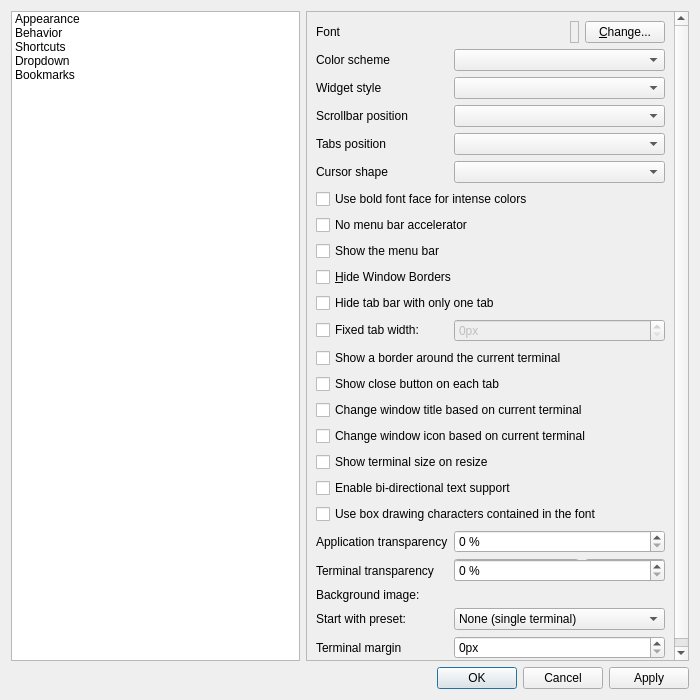
<?xml version="1.0" encoding="UTF-8"?>
<ui version="4.0">
 <class>PropertiesDialog</class>
 <widget class="QDialog" name="PropertiesDialog">
  <property name="geometry">
   <rect>
    <x>0</x>
    <y>0</y>
    <width>700</width>
    <height>700</height>
   </rect>
  </property>
  <property name="windowTitle">
   <string>Terminal settings</string>
  </property>
  <layout class="QGridLayout" name="gridLayout">
   <item row="0" column="0">
    <widget class="QListWidget" name="listWidget">
     <item>
      <property name="text">
       <string>Appearance</string>
      </property>
      <property name="icon">
       <iconset theme="preferences-desktop-theme">
        <normaloff>.</normaloff>.</iconset>
      </property>
     </item>
     <item>
      <property name="text">
       <string>Behavior</string>
      </property>
      <property name="icon">
       <iconset theme="preferences-system">
        <normaloff>.</normaloff>.</iconset>
      </property>
     </item>
     <item>
      <property name="text">
       <string>Shortcuts</string>
      </property>
      <property name="icon">
       <iconset theme="preferences-desktop-keyboard">
        <normaloff>.</normaloff>.</iconset>
      </property>
     </item>
     <item>
      <property name="text">
       <string>Dropdown</string>
      </property>
      <property name="icon">
       <iconset theme="utilities-terminal">
        <normaloff>.</normaloff>.</iconset>
      </property>
     </item>
     <item>
      <property name="text">
       <string>Bookmarks</string>
      </property>
      <property name="icon">
       <iconset theme="bookmark-new">
        <normaloff>.</normaloff>.</iconset>
      </property>
     </item>
    </widget>
   </item>
   <item row="0" column="1">
    <widget class="QStackedWidget" name="stackedWidget">
     <property name="frameShape">
      <enum>QFrame::StyledPanel</enum>
     </property>
     <property name="currentIndex">
      <number>0</number>
     </property>
     <widget class="QWidget" name="appearancePage">
      <layout class="QVBoxLayout" name="verticalLayout_4">
       <property name="spacing">
        <number>0</number>
       </property>
       <property name="leftMargin">
        <number>0</number>
       </property>
       <property name="topMargin">
        <number>0</number>
       </property>
       <property name="rightMargin">
        <number>0</number>
       </property>
       <property name="bottomMargin">
        <number>0</number>
       </property>
       <item>
        <widget class="QScrollArea" name="scrollArea">
         <property name="frameShape">
          <enum>QFrame::NoFrame</enum>
         </property>
         <property name="widgetResizable">
          <bool>true</bool>
         </property>
         <widget class="QWidget" name="scrollAreaWidgetContents">
          <property name="geometry">
           <rect>
            <x>0</x>
            <y>0</y>
            <width>460</width>
            <height>899</height>
           </rect>
          </property>
          <layout class="QGridLayout" name="gridLayout_3">
           <item row="20" column="1">
            <widget class="QSpinBox" name="appTransparencyBox">
             <property name="suffix">
              <string> %</string>
             </property>
             <property name="minimum">
              <number>0</number>
             </property>
             <property name="maximum">
              <number>99</number>
             </property>
             <property name="value">
              <number>0</number>
             </property>
            </widget>
           </item>
           <item row="0" column="0" rowspan="2" colspan="2">
            <widget class="QWidget" name="fontWidget" native="true">
             <layout class="QHBoxLayout" name="horizontalLayout_2">
              <property name="leftMargin">
               <number>0</number>
              </property>
              <property name="topMargin">
               <number>0</number>
              </property>
              <property name="rightMargin">
               <number>0</number>
              </property>
              <property name="bottomMargin">
               <number>0</number>
              </property>
              <item>
               <widget class="QLabel" name="fontLabel">
                <property name="text">
                 <string>Font</string>
                </property>
                <property name="buddy">
                 <cstring>changeFontButton</cstring>
                </property>
               </widget>
              </item>
              <item>
               <spacer name="fontSpacer">
                <property name="orientation">
                 <enum>Qt::Horizontal</enum>
                </property>
                <property name="sizeHint" stdset="0">
                 <size>
                  <width>40</width>
                  <height>20</height>
                 </size>
                </property>
               </spacer>
              </item>
              <item>
               <widget class="QLabel" name="fontSampleLabel">
                <property name="frameShape">
                 <enum>QFrame::StyledPanel</enum>
                </property>
                <property name="text">
                 <string/>
                </property>
                <property name="wordWrap">
                 <bool>false</bool>
                </property>
               </widget>
              </item>
              <item>
               <widget class="QPushButton" name="changeFontButton">
                <property name="text">
                 <string>&amp;Change...</string>
                </property>
               </widget>
              </item>
             </layout>
            </widget>
           </item>
           <item row="9" column="0" colspan="2">
            <widget class="QCheckBox" name="showMenuCheckBox">
             <property name="text">
              <string>Show the menu bar</string>
             </property>
            </widget>
           </item>
           <item row="2" column="1">
            <widget class="QComboBox" name="colorSchemaCombo"/>
           </item>
           <item row="23" column="0">
            <widget class="QLabel" name="label_9">
             <property name="text">
              <string>Start with preset:</string>
             </property>
             <property name="buddy">
              <cstring>terminalPresetComboBox</cstring>
             </property>
            </widget>
           </item>
           <item row="23" column="1">
            <widget class="QComboBox" name="terminalPresetComboBox">
             <item>
              <property name="text">
               <string>None (single terminal)</string>
              </property>
             </item>
             <item>
              <property name="text">
               <string>2 terminals horizontally</string>
              </property>
             </item>
             <item>
              <property name="text">
               <string>2 terminals vertically</string>
              </property>
             </item>
             <item>
              <property name="text">
               <string>4 terminals</string>
              </property>
             </item>
            </widget>
           </item>
           <item row="3" column="0">
            <widget class="QLabel" name="label_6">
             <property name="text">
              <string>Widget style</string>
             </property>
             <property name="buddy">
              <cstring>styleComboBox</cstring>
             </property>
            </widget>
           </item>
           <item row="24" column="0">
            <widget class="QLabel" name="label_15">
             <property name="text">
              <string>Terminal margin</string>
             </property>
             <property name="buddy">
              <cstring>terminalMarginSpinBox</cstring>
             </property>
            </widget>
           </item>
           <item row="11" column="0" colspan="2">
            <widget class="QCheckBox" name="hideTabBarCheckBox">
             <property name="text">
              <string>Hide tab bar with only one tab</string>
             </property>
            </widget>
           </item>
           <item row="22" column="0">
            <widget class="QLabel" name="label_13">
             <property name="text">
              <string>Background image:</string>
             </property>
            </widget>
           </item>
           <item row="4" column="1">
            <widget class="QComboBox" name="scrollBarPos_comboBox"/>
           </item>
           <item row="2" column="0">
            <widget class="QLabel" name="label_5">
             <property name="text">
              <string>Color scheme</string>
             </property>
             <property name="buddy">
              <cstring>colorSchemaCombo</cstring>
             </property>
            </widget>
           </item>
           <item row="21" column="1">
            <layout class="QHBoxLayout" name="horizontalLayout_3">
             <item>
              <widget class="QLineEdit" name="backgroundImageLineEdit"/>
             </item>
             <item>
              <widget class="QPushButton" name="chooseBackgroundImageButton">
               <property name="text">
                <string>Select</string>
               </property>
              </widget>
             </item>
            </layout>
           </item>
           <item row="6" column="0">
            <widget class="QLabel" name="label_12">
             <property name="text">
              <string>Cursor shape</string>
             </property>
             <property name="buddy">
              <cstring>keybCursorShape_comboBox</cstring>
             </property>
            </widget>
           </item>
           <item row="5" column="1">
            <widget class="QComboBox" name="tabsPos_comboBox"/>
           </item>
           <item row="25" column="0" colspan="2">
            <spacer name="verticalSpacer_3">
             <property name="orientation">
              <enum>Qt::Vertical</enum>
             </property>
             <property name="sizeHint" stdset="0">
              <size>
               <width>20</width>
               <height>0</height>
              </size>
             </property>
            </spacer>
           </item>
           <item row="14" column="0" colspan="2">
            <widget class="QCheckBox" name="closeTabButtonCheckBox">
             <property name="text">
              <string>Show close button on each tab</string>
             </property>
             <property name="checked">
              <bool>false</bool>
             </property>
            </widget>
           </item>
           <item row="4" column="0">
            <widget class="QLabel" name="label_7">
             <property name="text">
              <string>Scrollbar position</string>
             </property>
             <property name="buddy">
              <cstring>scrollBarPos_comboBox</cstring>
             </property>
            </widget>
           </item>
           <item row="21" column="0">
            <widget class="QLabel" name="label">
             <property name="text">
              <string>Terminal transparency</string>
             </property>
             <property name="buddy">
              <cstring>termTransparencyBox</cstring>
             </property>
            </widget>
           </item>
           <item row="6" column="1">
            <widget class="QComboBox" name="keybCursorShape_comboBox"/>
           </item>
           <item row="20" column="0">
            <widget class="QLabel" name="label_4">
             <property name="text">
              <string>Application transparency</string>
             </property>
             <property name="buddy">
              <cstring>appTransparencyBox</cstring>
             </property>
            </widget>
           </item>
           <item row="13" column="0" colspan="2">
            <widget class="QCheckBox" name="highlightCurrentCheckBox">
             <property name="text">
              <string>Show a border around the current terminal</string>
             </property>
            </widget>
           </item>
           <item row="24" column="1">
            <widget class="QSpinBox" name="terminalMarginSpinBox">
             <property name="suffix">
              <string>px</string>
             </property>
            </widget>
           </item>
           <item row="18" column="0" colspan="2">
            <widget class="QCheckBox" name="enabledBidiSupportCheckBox">
             <property name="text">
              <string>Enable bi-directional text support</string>
             </property>
            </widget>
           </item>
           <item row="21" column="1">
            <widget class="QSpinBox" name="termTransparencyBox">
             <property name="suffix">
              <string> %</string>
             </property>
             <property name="minimum">
              <number>0</number>
             </property>
             <property name="maximum">
              <number>100</number>
             </property>
             <property name="value">
              <number>0</number>
             </property>
            </widget>
           </item>
           <item row="12" column="1">
            <widget class="QSpinBox" name="fixedTabWidthSpinBox">
             <property name="enabled">
              <bool>false</bool>
             </property>
             <property name="suffix">
              <string>px</string>
             </property>
             <property name="maximum">
              <number>1000</number>
             </property>
            </widget>
           </item>
           <item row="5" column="0">
            <widget class="QLabel" name="label_8">
             <property name="text">
              <string>Tabs position</string>
             </property>
             <property name="buddy">
              <cstring>tabsPos_comboBox</cstring>
             </property>
            </widget>
           </item>
           <item row="15" column="0" colspan="2">
            <widget class="QCheckBox" name="changeWindowTitleCheckBox">
             <property name="text">
              <string>Change window title based on current terminal</string>
             </property>
            </widget>
           </item>
           <item row="12" column="0">
            <widget class="QCheckBox" name="fixedTabWidthCheckBox">
             <property name="text">
              <string>Fixed tab width:</string>
             </property>
            </widget>
           </item>
           <item row="3" column="1">
            <widget class="QComboBox" name="styleComboBox"/>
           </item>
           <item row="16" column="0" colspan="2">
            <widget class="QCheckBox" name="changeWindowIconCheckBox">
             <property name="text">
              <string>Change window icon based on current terminal</string>
             </property>
            </widget>
           </item>
           <item row="17" column="0" colspan="2">
            <widget class="QCheckBox" name="showTerminalSizeHintCheckBox">
             <property name="text">
              <string>Show terminal size on resize</string>
             </property>
            </widget>
           </item>
           <item row="19" column="0" colspan="2">
            <widget class="QCheckBox" name="useFontBoxDrawingCharsCheckBox">
             <property name="toolTip">
              <string>Specify whether box drawing characters should be drawn by QTerminal internally or left to underlying font rendering libraries.</string>
             </property>
             <property name="text">
              <string>Use box drawing characters contained in the font</string>
             </property>
            </widget>
           </item>
           <item row="8" column="0" colspan="2">
            <widget class="QCheckBox" name="menuAccelCheckBox">
             <property name="toolTip">
              <string>Accelerators are activated by Alt and can interfere with the terminal.</string>
             </property>
             <property name="text">
              <string>No menu bar accelerator</string>
             </property>
            </widget>
           </item>
           <item row="7" column="0" colspan="2">
            <widget class="QCheckBox" name="boldIntenseCheckBox">
             <property name="toolTip">
              <string>Toggles usage of bold font face for rendering intense colors</string>
             </property>
             <property name="text">
              <string>Use bold font face for intense colors</string>
             </property>
            </widget>
           </item>
           <item row="10" column="0" colspan="2">
            <widget class="QCheckBox" name="borderlessCheckBox">
             <property name="text">
              <string>&amp;Hide Window Borders</string>
             </property>
            </widget>
           </item>
          </layout>
         </widget>
        </widget>
       </item>
      </layout>
     </widget>
     <widget class="QWidget" name="behaviorPage">
      <layout class="QVBoxLayout" name="verticalLayout_5">
       <property name="spacing">
        <number>0</number>
       </property>
       <property name="leftMargin">
        <number>0</number>
       </property>
       <property name="topMargin">
        <number>0</number>
       </property>
       <property name="rightMargin">
        <number>0</number>
       </property>
       <property name="bottomMargin">
        <number>0</number>
       </property>
       <item>
        <widget class="QScrollArea" name="scrollArea1">
         <property name="frameShape">
          <enum>QFrame::NoFrame</enum>
         </property>
         <property name="widgetResizable">
          <bool>true</bool>
         </property>
         <widget class="QWidget" name="scrollAreaWidgetContents1">
          <property name="geometry">
           <rect>
            <x>0</x>
            <y>0</y>
            <width>505</width>
            <height>769</height>
           </rect>
          </property>
          <layout class="QGridLayout" name="gridLayout_5">
           <item row="2" column="0">
            <spacer name="verticalSpacer_2">
             <property name="orientation">
              <enum>Qt::Vertical</enum>
             </property>
             <property name="sizeHint" stdset="0">
              <size>
               <width>20</width>
               <height>57</height>
              </size>
             </property>
            </spacer>
           </item>
           <item row="1" column="0">
            <widget class="QGroupBox" name="groupBox_4">
             <property name="title">
              <string>Emulation</string>
             </property>
             <layout class="QGridLayout" name="gridLayout_6">
              <item row="0" column="0">
               <widget class="QComboBox" name="emulationComboBox"/>
              </item>
              <item row="1" column="0">
               <widget class="QLabel" name="label_2">
                <property name="text">
                 <string>&lt;html&gt;&lt;head/&gt;&lt;body&gt;&lt;p&gt;Which behavior to emulate. Note that this does not have to match your operating system.&lt;/p&gt;&lt;p&gt;If you are not sure, use the &lt;span style=&quot; font-weight:600;&quot;&gt;default&lt;/span&gt; emulation.&lt;/p&gt;&lt;/body&gt;&lt;/html&gt;</string>
                </property>
                <property name="textFormat">
                 <enum>Qt::RichText</enum>
                </property>
                <property name="wordWrap">
                 <bool>true</bool>
                </property>
               </widget>
              </item>
             </layout>
            </widget>
           </item>
           <item row="0" column="0">
            <widget class="QGroupBox" name="groupBox_2">
             <property name="title">
              <string>Behavior</string>
             </property>
             <layout class="QGridLayout" name="gridLayout_2">
              <item row="13" column="0">
               <widget class="QLabel" name="label_17">
                <property name="toolTip">
                 <string>This command will be run with an argument containing the file name of a tempfile containing the scrollback history</string>
                </property>
                <property name="text">
                 <string>Handle history command</string>
                </property>
               </widget>
              </item>
              <item row="9" column="0" colspan="2">
               <layout class="QHBoxLayout" name="horizontalLayout_4">
                <property name="spacing">
                 <number>5</number>
                </property>
                <item>
                 <widget class="QLabel" name="fixedSizeLabel">
                  <property name="text">
                   <string>Start with this size:</string>
                  </property>
                 </widget>
                </item>
                <item>
                 <widget class="QSpinBox" name="fixedWithSpinBox">
                  <property name="suffix">
                   <string> px</string>
                  </property>
                 </widget>
                </item>
                <item>
                 <widget class="QLabel" name="xLabel">
                  <property name="text">
                   <string notr="true">×</string>
                  </property>
                 </widget>
                </item>
                <item>
                 <widget class="QSpinBox" name="fixedHeightSpinBox">
                  <property name="suffix">
                   <string> px</string>
                  </property>
                 </widget>
                </item>
                <item>
                 <widget class="QPushButton" name="getCurrentSizeButton">
                  <property name="text">
                   <string>Get current size</string>
                  </property>
                 </widget>
                </item>
                <item>
                 <spacer name="horizontalSpacer">
                  <property name="orientation">
                   <enum>Qt::Horizontal</enum>
                  </property>
                  <property name="sizeType">
                   <enum>QSizePolicy::MinimumExpanding</enum>
                  </property>
                  <property name="sizeHint" stdset="0">
                   <size>
                    <width>5</width>
                    <height>5</height>
                   </size>
                  </property>
                 </spacer>
                </item>
               </layout>
              </item>
              <item row="12" column="1">
               <widget class="QComboBox" name="termComboBox">
                <property name="sizePolicy">
                 <sizepolicy hsizetype="Expanding" vsizetype="Fixed">
                  <horstretch>0</horstretch>
                  <verstretch>0</verstretch>
                 </sizepolicy>
                </property>
                <property name="editable">
                 <bool>true</bool>
                </property>
                <property name="currentIndex">
                 <number>1</number>
                </property>
                <item>
                 <property name="text">
                  <string notr="true">xterm</string>
                 </property>
                </item>
                <item>
                 <property name="text">
                  <string notr="true">xterm-256color</string>
                 </property>
                </item>
               </widget>
              </item>
              <item row="2" column="0">
               <widget class="QLabel" name="label_3">
                <property name="text">
                 <string>Action after paste</string>
                </property>
                <property name="buddy">
                 <cstring>motionAfterPasting_comboBox</cstring>
                </property>
               </widget>
              </item>
              <item row="2" column="1">
               <widget class="QComboBox" name="motionAfterPasting_comboBox"/>
              </item>
              <item row="10" column="0" colspan="2">
               <widget class="QCheckBox" name="useCwdCheckBox">
                <property name="text">
                 <string>Open new terminals in current working directory</string>
                </property>
               </widget>
              </item>
              <item row="11" column="0" colspan="2">
               <widget class="QCheckBox" name="openNewTabRightToActiveTabCheckBox">
                <property name="toolTip">
                 <string>If unchecked the new tab will be opened as the rightmost tab</string>
                </property>
                <property name="text">
                 <string>Open new tab to the right of the active tab</string>
                </property>
               </widget>
              </item>
              <item row="12" column="0">
               <widget class="QLabel" name="label_14">
                <property name="text">
                 <string>Default $TERM</string>
                </property>
               </widget>
              </item>
              <item row="3" column="0" colspan="2">
               <widget class="QCheckBox" name="confirmMultilinePasteCheckBox">
                <property name="text">
                 <string>Confirm multiline paste</string>
                </property>
               </widget>
              </item>
              <item row="8" column="0" colspan="2">
               <widget class="QCheckBox" name="saveSizeOnExitCheckBox">
                <property name="text">
                 <string>Save Size when closing</string>
                </property>
               </widget>
              </item>
              <item row="5" column="0" colspan="2">
               <widget class="QCheckBox" name="closeTabOnMiddleClickCheckBox">
                <property name="text">
                 <string>Close tab on middle-click</string>
                </property>
                <property name="checked">
                 <bool>true</bool>
                </property>
               </widget>
              </item>
              <item row="6" column="0" colspan="2">
               <widget class="QCheckBox" name="askOnExitCheckBox">
                <property name="text">
                 <string>Ask for confirmation when closing</string>
                </property>
               </widget>
              </item>
              <item row="13" column="1">
               <widget class="QLineEdit" name="handleHistoryLineEdit"/>
              </item>
              <item row="0" column="0">
               <widget class="QRadioButton" name="historyLimited">
                <property name="text">
                 <string>History size (in lines)</string>
                </property>
               </widget>
              </item>
              <item row="4" column="0" colspan="2">
               <widget class="QCheckBox" name="trimPastedTrailingNewlinesCheckBox">
                <property name="text">
                 <string>Trim trailing newlines in pasted text</string>
                </property>
               </widget>
              </item>
              <item row="7" column="0" colspan="2">
               <widget class="QCheckBox" name="savePosOnExitCheckBox">
                <property name="text">
                 <string>Save Position when closing</string>
                </property>
               </widget>
              </item>
              <item row="0" column="1">
               <widget class="QSpinBox" name="historyLimitedTo">
                <property name="minimum">
                 <number>100</number>
                </property>
                <property name="maximum">
                 <number>1000000</number>
                </property>
                <property name="value">
                 <number>1000</number>
                </property>
               </widget>
              </item>
              <item row="1" column="0" colspan="2">
               <widget class="QRadioButton" name="historyUnlimited">
                <property name="text">
                 <string>Unlimited history</string>
                </property>
               </widget>
              </item>
             </layout>
            </widget>
           </item>
          </layout>
         </widget>
        </widget>
       </item>
      </layout>
     </widget>
     <widget class="QWidget" name="shortcutsPage">
      <layout class="QVBoxLayout" name="verticalLayout">
       <item>
        <widget class="QTableWidget" name="shortcutsWidget">
         <property name="toolTip">
          <string>To edit a Shortcut:
1. Double-click its Key
2. Press the desired combination and release it
3. Click on a Shortcut or press Enter

To remove/disable a Shortcut, at point 2 press only a modifier (like Shift)</string>
         </property>
         <property name="alternatingRowColors">
          <bool>true</bool>
         </property>
         <property name="verticalScrollMode">
          <enum>QAbstractItemView::ScrollPerPixel</enum>
         </property>
         <property name="horizontalScrollMode">
          <enum>QAbstractItemView::ScrollPerPixel</enum>
         </property>
         <property name="sortingEnabled">
          <bool>true</bool>
         </property>
         <attribute name="horizontalHeaderDefaultSectionSize">
          <number>105</number>
         </attribute>
         <attribute name="horizontalHeaderStretchLastSection">
          <bool>true</bool>
         </attribute>
         <attribute name="verticalHeaderVisible">
          <bool>false</bool>
         </attribute>
         <column>
          <property name="text">
           <string>Shortcut</string>
          </property>
         </column>
         <column>
          <property name="text">
           <string>Key</string>
          </property>
         </column>
        </widget>
       </item>
      </layout>
     </widget>
     <widget class="QWidget" name="dropdownPage">
      <layout class="QVBoxLayout" name="verticalLayout_3">
       <item>
        <widget class="QCheckBox" name="dropShowOnStartCheckBox">
         <property name="text">
          <string>Show on start</string>
         </property>
        </widget>
       </item>
       <item>
        <widget class="QGroupBox" name="groupBox_3">
         <property name="title">
          <string>Size</string>
         </property>
         <layout class="QVBoxLayout" name="verticalLayout_2">
          <item>
           <layout class="QFormLayout" name="formLayout">
            <property name="fieldGrowthPolicy">
             <enum>QFormLayout::ExpandingFieldsGrow</enum>
            </property>
            <item row="0" column="0">
             <widget class="QLabel" name="dropHeightLabel">
              <property name="text">
               <string>Height</string>
              </property>
              <property name="buddy">
               <cstring>dropHeightSpinBox</cstring>
              </property>
             </widget>
            </item>
            <item row="0" column="1">
             <widget class="QSpinBox" name="dropHeightSpinBox">
              <property name="suffix">
               <string>%</string>
              </property>
             </widget>
            </item>
            <item row="1" column="0">
             <widget class="QLabel" name="dropWidthLabel">
              <property name="text">
               <string>Width</string>
              </property>
              <property name="buddy">
               <cstring>dropWidthSpinBox</cstring>
              </property>
             </widget>
            </item>
            <item row="1" column="1">
             <widget class="QSpinBox" name="dropWidthSpinBox">
              <property name="suffix">
               <string>%</string>
              </property>
             </widget>
            </item>
           </layout>
          </item>
         </layout>
        </widget>
       </item>
       <item>
        <layout class="QFormLayout" name="formLayout_2">
         <item row="0" column="0">
          <widget class="QLabel" name="dropShortCutLabel">
           <property name="text">
            <string>Shortcut:</string>
           </property>
           <property name="buddy">
            <cstring>dropShortCutEdit</cstring>
           </property>
          </widget>
         </item>
         <item row="0" column="1">
          <widget class="QLineEdit" name="dropShortCutEdit"/>
         </item>
        </layout>
       </item>
       <item>
        <spacer name="verticalSpacer_5">
         <property name="orientation">
          <enum>Qt::Vertical</enum>
         </property>
         <property name="sizeHint" stdset="0">
          <size>
           <width>20</width>
           <height>78</height>
          </size>
         </property>
        </spacer>
       </item>
      </layout>
     </widget>
     <widget class="QWidget" name="bookmarksPage">
      <layout class="QGridLayout" name="gridLayout_9">
       <item row="3" column="0">
        <widget class="QGroupBox" name="groupBox_5">
         <property name="title">
          <string>Edit bookmark file contents</string>
         </property>
         <layout class="QGridLayout" name="gridLayout_10">
          <item row="0" column="0">
           <widget class="QPlainTextEdit" name="bookmarkPlainEdit">
            <property name="font">
             <font>
              <family>Bera Sans Mono [bitstream]</family>
              <pointsize>11</pointsize>
             </font>
            </property>
            <property name="lineWrapMode">
             <enum>QPlainTextEdit::NoWrap</enum>
            </property>
           </widget>
          </item>
         </layout>
        </widget>
       </item>
       <item row="0" column="0">
        <widget class="QCheckBox" name="useBookmarksCheckBox">
         <property name="text">
          <string>Enable bookmarks</string>
         </property>
        </widget>
       </item>
       <item row="1" column="0">
        <layout class="QHBoxLayout" name="horizontalLayout">
         <item>
          <widget class="QLabel" name="label_10">
           <property name="text">
            <string>Bookmark file</string>
           </property>
           <property name="buddy">
            <cstring>bookmarksLineEdit</cstring>
           </property>
          </widget>
         </item>
         <item>
          <widget class="QLineEdit" name="bookmarksLineEdit"/>
         </item>
         <item>
          <widget class="QPushButton" name="bookmarksButton">
           <property name="text">
            <string>Find...</string>
           </property>
          </widget>
         </item>
        </layout>
       </item>
       <item row="2" column="0">
        <widget class="QLabel" name="label_11">
         <property name="text">
          <string>You can specify your own bookmarks file location. It allows easy bookmark sharing with tools like OwnCloud or Dropbox.</string>
         </property>
         <property name="wordWrap">
          <bool>true</bool>
         </property>
        </widget>
       </item>
      </layout>
     </widget>
    </widget>
   </item>
   <item row="1" column="0" colspan="2">
    <layout class="QHBoxLayout" name="horizontalLayout_7">
     <item>
      <layout class="QHBoxLayout" name="horizontalLayout_6">
       <item>
        <spacer name="horizontalSpacer_2">
         <property name="orientation">
          <enum>Qt::Horizontal</enum>
         </property>
         <property name="sizeHint" stdset="0">
          <size>
           <width>40</width>
           <height>20</height>
          </size>
         </property>
        </spacer>
       </item>
       <item>
        <spacer name="horizontalSpacer_3">
         <property name="orientation">
          <enum>Qt::Horizontal</enum>
         </property>
         <property name="sizeHint" stdset="0">
          <size>
           <width>40</width>
           <height>20</height>
          </size>
         </property>
        </spacer>
       </item>
       <item>
        <spacer name="horizontalSpacer_4">
         <property name="orientation">
          <enum>Qt::Horizontal</enum>
         </property>
         <property name="sizeHint" stdset="0">
          <size>
           <width>40</width>
           <height>20</height>
          </size>
         </property>
        </spacer>
       </item>
       <item>
        <spacer name="horizontalSpacer_5">
         <property name="orientation">
          <enum>Qt::Horizontal</enum>
         </property>
         <property name="sizeHint" stdset="0">
          <size>
           <width>40</width>
           <height>20</height>
          </size>
         </property>
        </spacer>
       </item>
      </layout>
     </item>
     <item>
      <spacer name="horizontalSpacer_6">
       <property name="orientation">
        <enum>Qt::Horizontal</enum>
       </property>
       <property name="sizeHint" stdset="0">
        <size>
         <width>40</width>
         <height>20</height>
        </size>
       </property>
      </spacer>
     </item>
     <item>
      <layout class="QHBoxLayout" name="horizontalLayout_5">
       <item>
        <widget class="QDialogButtonBox" name="buttonBox_1">
         <property name="orientation">
          <enum>Qt::Horizontal</enum>
         </property>
         <property name="standardButtons">
          <set>QDialogButtonBox::Ok</set>
         </property>
        </widget>
       </item>
       <item>
        <widget class="QDialogButtonBox" name="buttonBox_2">
         <property name="orientation">
          <enum>Qt::Horizontal</enum>
         </property>
         <property name="standardButtons">
          <set>QDialogButtonBox::Cancel</set>
         </property>
        </widget>
       </item>
       <item>
        <widget class="QDialogButtonBox" name="buttonBox_3">
         <property name="orientation">
          <enum>Qt::Horizontal</enum>
         </property>
         <property name="standardButtons">
          <set>QDialogButtonBox::Apply</set>
         </property>
        </widget>
       </item>
      </layout>
     </item>
    </layout>
   </item>
  </layout>
 </widget>
 <tabstops>
  <tabstop>listWidget</tabstop>
  <tabstop>changeFontButton</tabstop>
  <tabstop>colorSchemaCombo</tabstop>
  <tabstop>styleComboBox</tabstop>
  <tabstop>scrollBarPos_comboBox</tabstop>
  <tabstop>tabsPos_comboBox</tabstop>
  <tabstop>keybCursorShape_comboBox</tabstop>
  <tabstop>showMenuCheckBox</tabstop>
  <tabstop>hideTabBarCheckBox</tabstop>
  <tabstop>highlightCurrentCheckBox</tabstop>
  <tabstop>changeWindowTitleCheckBox</tabstop>
  <tabstop>changeWindowIconCheckBox</tabstop>
  <tabstop>enabledBidiSupportCheckBox</tabstop>
  <tabstop>appTransparencyBox</tabstop>
  <tabstop>termTransparencyBox</tabstop>
  <tabstop>backgroundImageLineEdit</tabstop>
  <tabstop>chooseBackgroundImageButton</tabstop>
  <tabstop>terminalPresetComboBox</tabstop>
  <tabstop>historyLimited</tabstop>
  <tabstop>historyLimitedTo</tabstop>
  <tabstop>historyUnlimited</tabstop>
  <tabstop>motionAfterPasting_comboBox</tabstop>
  <tabstop>askOnExitCheckBox</tabstop>
  <tabstop>savePosOnExitCheckBox</tabstop>
  <tabstop>saveSizeOnExitCheckBox</tabstop>
  <tabstop>useCwdCheckBox</tabstop>
  <tabstop>openNewTabRightToActiveTabCheckBox</tabstop>
  <tabstop>emulationComboBox</tabstop>
  <tabstop>shortcutsWidget</tabstop>
  <tabstop>dropShowOnStartCheckBox</tabstop>
  <tabstop>dropHeightSpinBox</tabstop>
  <tabstop>dropWidthSpinBox</tabstop>
  <tabstop>dropShortCutEdit</tabstop>
  <tabstop>useBookmarksCheckBox</tabstop>
  <tabstop>bookmarksLineEdit</tabstop>
  <tabstop>bookmarksButton</tabstop>
  <tabstop>bookmarkPlainEdit</tabstop>
 </tabstops>
 <resources/>
 <connections>
  <connection>
   <sender>buttonBox_1</sender>
   <signal>accepted()</signal>
   <receiver>PropertiesDialog</receiver>
   <slot>accept()</slot>
   <hints>
    <hint type="sourcelabel">
     <x>224</x>
     <y>227</y>
    </hint>
    <hint type="destinationlabel">
     <x>157</x>
     <y>248</y>
    </hint>
   </hints>
  </connection>
  <connection>
   <sender>buttonBox_1</sender>
   <signal>rejected()</signal>
   <receiver>PropertiesDialog</receiver>
   <slot>reject()</slot>
   <hints>
    <hint type="sourcelabel">
     <x>292</x>
     <y>233</y>
    </hint>
    <hint type="destinationlabel">
     <x>286</x>
     <y>248</y>
    </hint>
   </hints>
  </connection>
  <connection>
   <sender>listWidget</sender>
   <signal>currentRowChanged(int)</signal>
   <receiver>stackedWidget</receiver>
   <slot>setCurrentIndex(int)</slot>
   <hints>
    <hint type="sourcelabel">
     <x>96</x>
     <y>70</y>
    </hint>
    <hint type="destinationlabel">
     <x>147</x>
     <y>24</y>
    </hint>
   </hints>
  </connection>
  <connection>
   <sender>fixedTabWidthCheckBox</sender>
   <signal>toggled(bool)</signal>
   <receiver>fixedTabWidthSpinBox</receiver>
   <slot>setEnabled(bool)</slot>
   <hints>
    <hint type="sourcelabel">
     <x>350</x>
     <y>275</y>
    </hint>
    <hint type="destinationlabel">
     <x>618</x>
     <y>275</y>
    </hint>
   </hints>
  </connection>
 </connections>
</ui>
